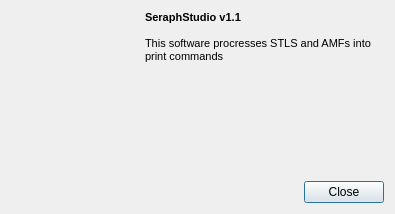
<?xml version="1.0" encoding="UTF-8"?>
<ui version="4.0">
 <class>AboutDialog</class>
 <widget class="QDialog" name="AboutDialog">
  <property name="windowModality">
   <enum>Qt::ApplicationModal</enum>
  </property>
  <property name="geometry">
   <rect>
    <x>0</x>
    <y>0</y>
    <width>395</width>
    <height>214</height>
   </rect>
  </property>
  <property name="windowTitle">
   <string>About SeraphStudio</string>
  </property>
  <property name="windowIcon">
   <iconset resource="resources.qrc">
    <normaloff>:/media/icon.png</normaloff>:/media/icon.png</iconset>
  </property>
  <property name="modal">
   <bool>true</bool>
  </property>
  <layout class="QVBoxLayout" name="verticalLayout_2">
   <item>
    <layout class="QHBoxLayout" name="horizontalLayout">
     <item>
      <layout class="QVBoxLayout" name="verticalLayout">
       <item>
        <widget class="QLabel" name="logo">
         <property name="sizePolicy">
          <sizepolicy hsizetype="Fixed" vsizetype="Fixed">
           <horstretch>128</horstretch>
           <verstretch>128</verstretch>
          </sizepolicy>
         </property>
         <property name="minimumSize">
          <size>
           <width>128</width>
           <height>128</height>
          </size>
         </property>
         <property name="maximumSize">
          <size>
           <width>128</width>
           <height>128</height>
          </size>
         </property>
         <property name="text">
          <string/>
         </property>
         <property name="pixmap">
          <pixmap resource="resources.qrc">:/media/logo.png</pixmap>
         </property>
         <property name="scaledContents">
          <bool>true</bool>
         </property>
        </widget>
       </item>
       <item>
        <spacer name="verticalSpacer">
         <property name="orientation">
          <enum>Qt::Vertical</enum>
         </property>
         <property name="sizeHint" stdset="0">
          <size>
           <width>20</width>
           <height>40</height>
          </size>
         </property>
        </spacer>
       </item>
      </layout>
     </item>
     <item>
      <widget class="QLabel" name="aboutText">
       <property name="sizePolicy">
        <sizepolicy hsizetype="Expanding" vsizetype="Preferred">
         <horstretch>0</horstretch>
         <verstretch>0</verstretch>
        </sizepolicy>
       </property>
       <property name="text">
        <string>&lt;!DOCTYPE HTML PUBLIC &quot;-//W3C//DTD HTML 4.0//EN&quot; &quot;http://www.w3.org/TR/REC-html40/strict.dtd&quot;&gt;
&lt;html&gt;&lt;head&gt;&lt;meta name=&quot;qrichtext&quot; content=&quot;1&quot; /&gt;&lt;style type=&quot;text/css&quot;&gt;
p, li { white-space: pre-wrap; }
&lt;/style&gt;&lt;/head&gt;&lt;body style=&quot; font-family:'MS Shell Dlg 2'; font-size:8pt; font-weight:400; font-style:normal;&quot;&gt;
&lt;p style=&quot; margin-top:0px; margin-bottom:0px; margin-left:0px; margin-right:0px; -qt-block-indent:0; text-indent:0px;&quot;&gt;&lt;span style=&quot; font-weight:600;&quot;&gt;SeraphStudio v1.1&lt;/span&gt;&lt;/p&gt;
&lt;p style=&quot;-qt-paragraph-type:empty; margin-top:0px; margin-bottom:0px; margin-left:0px; margin-right:0px; -qt-block-indent:0; text-indent:0px; font-weight:600;&quot;&gt;&lt;br /&gt;&lt;/p&gt;
&lt;p style=&quot; margin-top:0px; margin-bottom:0px; margin-left:0px; margin-right:0px; -qt-block-indent:0; text-indent:0px;&quot;&gt;This software procresses STLS and AMFs into print commands&lt;/p&gt;&lt;/body&gt;&lt;/html&gt;</string>
       </property>
       <property name="alignment">
        <set>Qt::AlignLeading|Qt::AlignLeft|Qt::AlignTop</set>
       </property>
       <property name="wordWrap">
        <bool>true</bool>
       </property>
      </widget>
     </item>
    </layout>
   </item>
   <item>
    <widget class="QDialogButtonBox" name="buttonBox">
     <property name="orientation">
      <enum>Qt::Horizontal</enum>
     </property>
     <property name="standardButtons">
      <set>QDialogButtonBox::Close</set>
     </property>
    </widget>
   </item>
  </layout>
 </widget>
 <resources>
  <include location="resources.qrc"/>
 </resources>
 <connections>
  <connection>
   <sender>buttonBox</sender>
   <signal>accepted()</signal>
   <receiver>AboutDialog</receiver>
   <slot>accept()</slot>
   <hints>
    <hint type="sourcelabel">
     <x>248</x>
     <y>254</y>
    </hint>
    <hint type="destinationlabel">
     <x>157</x>
     <y>274</y>
    </hint>
   </hints>
  </connection>
  <connection>
   <sender>buttonBox</sender>
   <signal>rejected()</signal>
   <receiver>AboutDialog</receiver>
   <slot>reject()</slot>
   <hints>
    <hint type="sourcelabel">
     <x>316</x>
     <y>260</y>
    </hint>
    <hint type="destinationlabel">
     <x>286</x>
     <y>274</y>
    </hint>
   </hints>
  </connection>
 </connections>
</ui>
